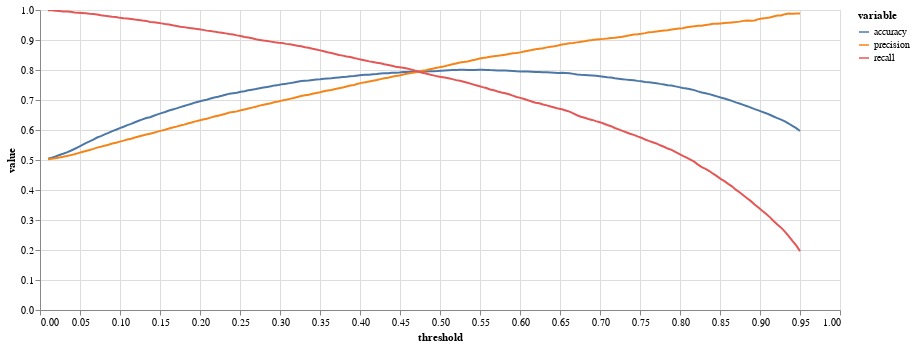

The notebook cell saved with this chart:
### Code cell
alt.Chart(pltr).mark_line().encode(x="threshold", y="value", color="variable").properties(width=800).interactive()

### Figure 1 — Vega-Lite specification as saved in the notebook (floating-point values rounded to 4 significant figures; data arrays with more than 128 entries replaced by an {"elided": "..."} marker saying what was removed)
{"config": {"view": {"continuousWidth": 300, "continuousHeight": 300}}, "data": {"name": "data-7507643ec9dc11843a1152e76acaf93f"}, "mark": {"type": "line"}, "encoding": {"color": {"field": "variable", "type": "nominal"}, "x": {"field": "threshold", "type": "quantitative"}, "y": {"field": "value", "type": "quantitative"}}, "params": [{"name": "param_6", "select": {"type": "interval", "encodings": ["x", "y"]}, "bind": "scales"}], "width": 800, "$schema": "https://vega.github.io/schema/vega-lite/v5.20.1.json", "datasets": {"data-7507643ec9dc11843a1152e76acaf93f": {"elided": "600 records"}}}
